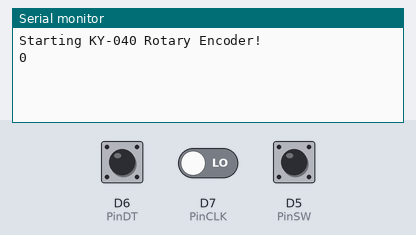
Recording of a sketch running on a simulated ESP8266 (NodeMCU). On the bench: the last lines printed to the serial monitor. The test bench sets the inputs (shaded band); at power-on: D5 (PinSW) HIGH, D6 (PinDT) HIGH, D7 (PinCLK) LOW.

Above: at 1.2 s.
1.3 s: D5 (PinSW) pulled LOW for 0.15 s
At 1.43 s:
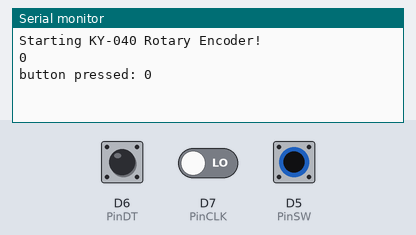
At 2.5 s:
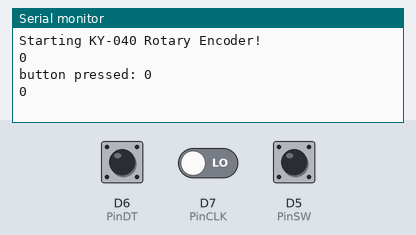

Measured:
- after the input at 1.3 s, the serial monitor: prints a new line at once (image 1)

The sketch:

encoder.ino
```cpp
/* -----------------------------------------------------------------------------
Maintainer:   jeffskinnerbox@yahoo.com / www.jeffskinnerbox.me
Version:      0.0.1

DESCRIPTION
    Test program for getting a KY-040 Rotary Encoder working with a ESP8266 NodeMCU
    with a simple switch debouncing scheme.

PHYSICAL DESIGN
    Hardware
        KY-040 Rotary Encoder - https://www.amazon.com/gp/product/B07G71GWX8/
        HiLetgo New Version ESP8266 NodeMCU LUA CP2102 ESP-12E - https://www.amazon.com/gp/product/B010O1G1ES

    Wiring
        Connect KY-040 Rotary Encoder "+" pin with NodeMCU Vin (5V)
        Connect KY-040 Rotary Encoder GND pin with with NodeMCU GND
        Connect SKY-040 Rotary Encoder SW pin with NodeMCU D5 pin
        Connect DKY-040 Rotary Encoder DT pin with NodeMCU D6 pin
        Connect CKY-040 Rotary Encoder CLK pin with with NodeMCU D7 pin

MONITOR
    To monitor the clocks activities while operating, power the NodeMCU via
    USB connection to a Linux computer and execut the following:
        screen /dev/ttyUSB0 9600,cs8
    To terminate monitoring, enter:
        CNTR-a :quit

SOURCES
    https://www.brainy-bits.com/arduino-rotary-encoder-ky-040/

DOCUMENTATION
    https://www.youtube.com/watch?v=cYCTMdUi8P0
    https://www.brainy-bits.com/arduino-rotary-encoder-ky-040/
    https://blog.squix.org/2016/05/esp8266-peripherals-ky-040-rotary-encoder.html

CREATED BY
    Brainy-Bits
------------------------------------------------------------------------------ */


// rotary encoder connections to nodemcu
const int PinSW = D5;     // rotary encoder switch (rotary encoder SW)
const int PinDT = D6;     // DATA signal (rotary encoder DT)
const int PinCLK = D7;    // CLOCK signal (rotary encoder CLK)

// variable to debounce rotary encoder
long TimeOfLastDebounce = 0;
int DelayOfDebounce = 0.01;

// store previous pins states
int PreviousCLK;
int PreviousDATA;

int displaycounter;      // store current counter value
const int Init = 0;      // initialization number displaycounter

int switchpress;         // if LOW, switch is being pressed


//------------------------------------------------------------------------------


// Check if the rotary encoder has moved and update the counter as required.
// Increased counter if moving in clockwise direction and decrease the counter
// if moving in the counter clockwise direction.
void check_rotary() {
    if ((PreviousCLK == LOW) && (PreviousDATA == HIGH)) {
        if ((digitalRead(PinCLK) == HIGH) && (digitalRead(PinDT) == LOW)) {
            displaycounter++;
            Serial.println(displaycounter);
        }

        if ((digitalRead(PinCLK) == HIGH) && (digitalRead(PinDT) == LOW)) {
            displaycounter--;
            Serial.println(displaycounter);
        }
    }

    if ((PreviousCLK == HIGH) && (PreviousDATA == LOW)) {
        if ((digitalRead(PinCLK) == LOW) && (digitalRead(PinDT) == HIGH)) {
            displaycounter++;
            Serial.println(displaycounter);
        }

        if ((digitalRead(PinCLK) == LOW) && (digitalRead(PinDT) == LOW)) {
            displaycounter--;
            Serial.println(displaycounter);
        }
    }

    if ((PreviousCLK == HIGH) && (PreviousDATA == HIGH)) {
        if ((digitalRead(PinCLK) == LOW) && (digitalRead(PinDT) == HIGH)) {
            displaycounter++;
            Serial.println(displaycounter);
        }

        if ((digitalRead(PinCLK) == LOW) && (digitalRead(PinDT) == LOW)) {
            displaycounter--;
            Serial.println(displaycounter);
        }
    }

    if ((PreviousCLK == LOW) && (PreviousDATA == LOW)) {
        if ((digitalRead(PinCLK) == HIGH) && (digitalRead(PinDT) == LOW)) {
            displaycounter++;
            Serial.println(displaycounter);
        }

        if ((digitalRead(PinCLK) == HIGH) && (digitalRead(PinDT) == HIGH)) {
            displaycounter--;
            Serial.println(displaycounter);
        }
    }
}


//------------------------------------------------------------------------------


void setup() {

    // setup serial port to print debug output
    Serial.begin(9600);
    while (!Serial) {}                        // wait for serial port to connect

    Serial.println("\n\rStarting KY-040 Rotary Encoder!");

    // put current pin state in variables
    PreviousCLK = digitalRead(PinCLK);
    PreviousDATA = digitalRead(PinDT);

    // set the switch pin to use pullup resistors
    pinMode(PinSW, INPUT_PULLUP);
    //pinMode(PinSW, INPUT);
   // pinMode(PinDT, INPUT);
    //pinMode(PinCLK, INPUT);

    // intiailize and print the curent value of encoder counter
    switchpress = HIGH;
    displaycounter = Init;
    Serial.println(displaycounter);

}


void loop() {
    // if enough time has passed, check the rotary encoder
    if ((millis() - TimeOfLastDebounce) > DelayOfDebounce) {
        check_rotary();      // check rotary encoder for change of state

        // update pin state variables
        PreviousCLK = digitalRead(PinCLK);
        PreviousDATA = digitalRead(PinDT);

        // ???
        TimeOfLastDebounce = millis();
    }

    // check if rotary encoder switch is being pressed
    if ((digitalRead(PinSW) == LOW) && (switchpress == HIGH)) {
        displaycounter = Init;             // reset encoder counter to zero
        switchpress = LOW;                 // switch is being pressed
        Serial.print("button pressed: ");
        Serial.println(displaycounter);
    }
    if ((digitalRead(PinSW) == HIGH) && (switchpress == LOW)) {
        switchpress = HIGH;                 // switch is no longer pressed
        Serial.println(displaycounter);
    }
}
```
